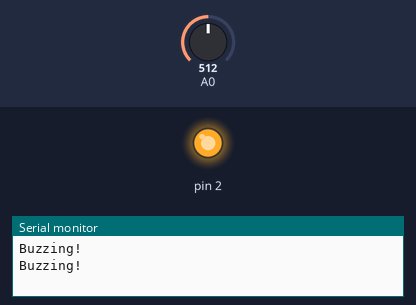
A sketch run on a simulated Arduino Uno, built with avr-gcc and run on an emulated ATmega328P. Parts: output pins drawn as LEDs (lit = HIGH), the last lines printed to the serial monitor. The test bench sets the inputs (shaded band); at power-on: A0 = 512.

Above: at 2.8 s.
2.9 s: A0 set to 270
8.9 s: A0 set to 240
At 10.4 s:
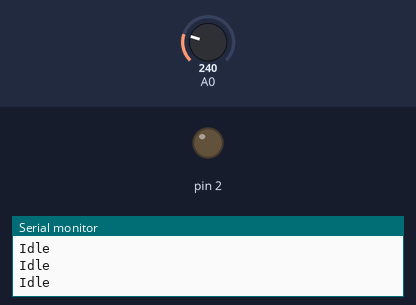
11.9 s: A0 set to 306
At 12.4 s:
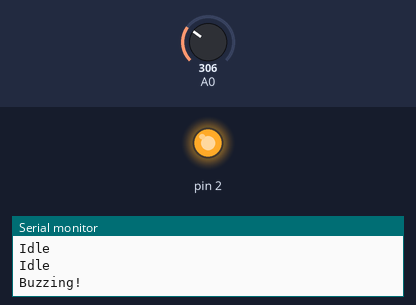
17.4 s: A0 set to 122
At 18.2 s:
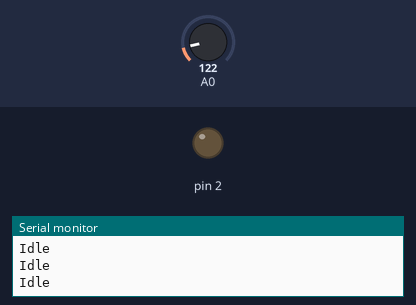
Timing chart, 0 to 20.4 s (numbered marks = the images above; inputs shaded):
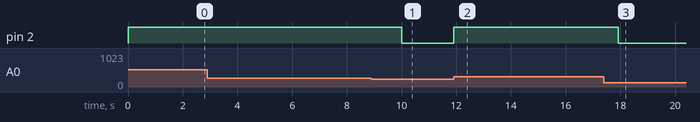

The sketch:

code.ino
```cpp
// Shaan Subbaiah B C - 1BM18CS096
// FIRE Sensor
void setup()
{
  Serial.begin(9600);
  pinMode(2, OUTPUT);
}

void loop()
{
 int temp_alg = analogRead(A0);
 float c = map(temp_alg,31,368,-40,125);

 if(c > 70){
   	Serial.println("Buzzing!");
	digitalWrite(2, HIGH);
    delay(2000);
    digitalWrite(2, LOW);
 }else{
  	Serial.println("Idle");
  }
}
```

Measured:
- the behaviour switches between 258 and 257 on A0 (found by bisection; images 0 and 1)
- after the input at 8.9 s, pin 2: HIGH → LOW after 1.1 s
- after the input at 11.9 s, pin 2: LOW → HIGH at once
- after the input at 17.4 s, pin 2: HIGH → LOW after 0.52 s
